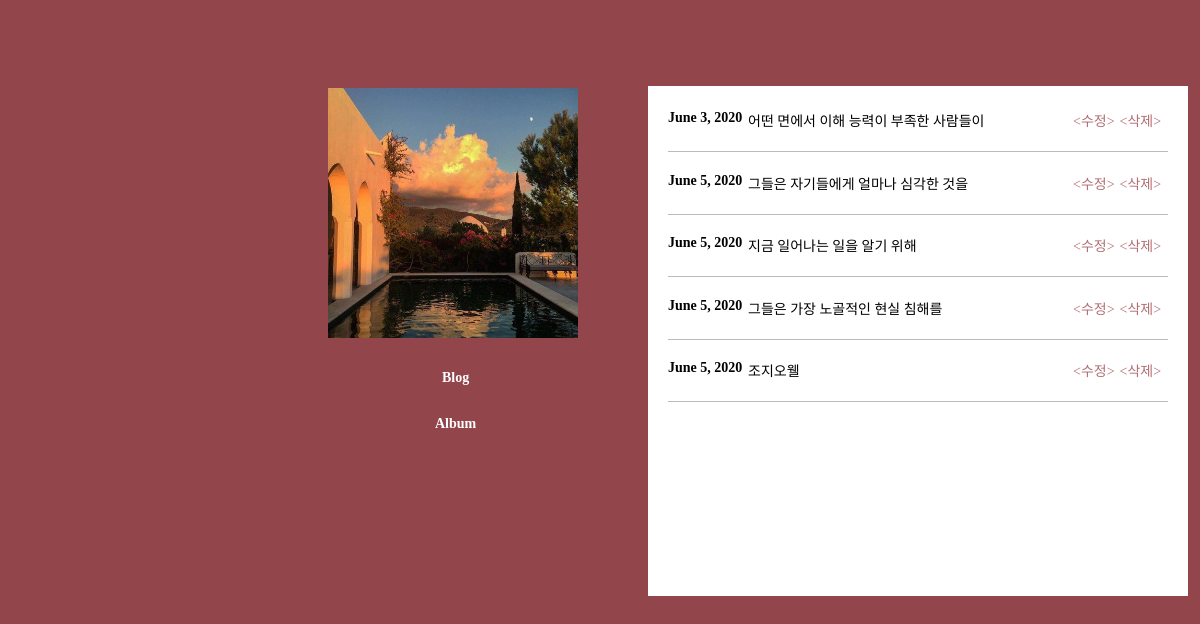
The page / on the database its author committed.
### blog/models.py (models this page shows, shortened)
class Blog(models.Model):
    title = models.CharField(max_length = 200)
    pub_date = models.DateField('date published')
    body = models.TextField()

### blog/views.py (the view)
# urls.py: path('', blog.views.home, name="home"),
def home(request):
    blogs = Blog.objects
    return render(request, 'home.html', {'blogs':blogs})

### blog/templates/home.html (shortened to what this page needs)
{% extends 'base.html' %}
{% load static %}
{% block css %}<link href="{% static 'css/home.css' %}" type="text/css" rel="stylesheet">{% endblock %}
{% block content %}
    {% for blog in blogs.all %}
    <div class="box">
        <a href="{% url 'detail' blog.id %}">
            <div class="text">
                <p id="date"><strong>{{blog.pub_date}}</strong></p>
                <p id="title">{{blog.title}}</p>
            </div>
        </a>
        <div class="UD">
            <p><a href="{% url 'update' blog.id %}"><수정></a></p>
            <p><a href="{% url 'delete' blog.id %}"><삭제></a></p>
        </div>
    </div>
    {% endfor %}
{% endblock %}

### blogproject/templates/base.html (shortened to what this page needs)
{% load static %}
<!DOCTYPE html>
<html>
    <head>
        <link href="{% static 'css/base.css' %}" type="text/css" rel="stylesheet">
        {% block css %}
        {%endblock%}
    </head>
    <body>
        <div class="container">
            <img src="{% static '1009.jpg' %}" width=250 height=250>
            <div class="link">
                <li><a href="{% url 'home' %}">Blog</a>
                </li>
                <br>
                <p><a href="{% url 'album' %}">Album</a></p>
            </div>
            <div class="block">
                {% block content %}
                {%endblock%}
            </div>
        </div>
    </body>
</html>

### blog/static/css/base.css (style rules this page uses)
body { background-color: rgba(146, 69, 75, 1); }
.block { width: 500px; height: 500px; font-size: 14px; font-family: 'Cafe24Oneprettynight'; padding: 10px 20px 0px 20px; background-color: white; margin-top: 78px; text-align: center; }
.container { display: flex; }
img { margin: 80px 70px 100px 320px }
.link { display: block; position: absolute; left: 435px; top: 370px; text-align: center; font-family: 'Arvo', serif; font-size: 14px; font-weight: bold; list-style: none; }
a:link, a:visited { color: black; text-decoration: none; }
.link a:link, .link a:visited { color: white; }

### blog/static/css/home.css (style rules this page uses)
.block { overflow:scroll; overflow-x:hidden; scrollbar-face-color:#FFFFFF; scrollbar-track-color: #FFFFFF; }
.box, .text { display: flex; }
.UD { display: flex; }
.text p { display: flex; }
#date { width: 80px; }
#title { width:325px; }
.UD a:link, .UD a:visited { color:rgb(177, 110, 116); }
.UD p { margin-right:5px; }

### rows shown on the page
Blog: pub_date "June 3, 2020", title "어떤 면에서 이해 능력이 부족한 사람들이"
Blog: pub_date "June 5, 2020", title "그들은 자기들에게 얼마나 심각한 것을"
Blog: pub_date "June 5, 2020", title "지금 일어나는 일을 알기 위해"
Blog: pub_date "June 5, 2020", title "그들은 가장 노골적인 현실 침해를"
Blog: pub_date "June 5, 2020", title "조지오웰"
